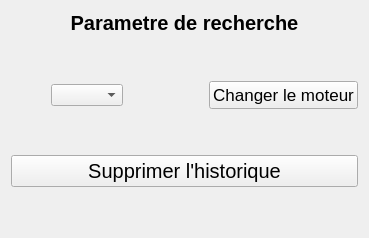
     <widget class="QWidget" name="recherche">
      <layout class="QVBoxLayout" name="verticalLayout_11">
       <item>
        <widget class="QLabel" name="LINDICTIONPARARECHERCHE">
         <property name="font">
          <font>
           <pointsize>15</pointsize>
           <bold>true</bold>
          </font>
         </property>
         <property name="text">
          <string>Parametre de recherche</string>
         </property>
         <property name="alignment">
          <set>Qt::AlignmentFlag::AlignCenter</set>
         </property>
        </widget>
       </item>
       <item>
        <spacer name="verticalSpacer_22">
         <property name="orientation">
          <enum>Qt::Orientation::Vertical</enum>
         </property>
         <property name="sizeHint" stdset="0">
          <size>
           <width>20</width>
           <height>40</height>
          </size>
         </property>
        </spacer>
       </item>
       <item>
        <layout class="QHBoxLayout" name="horizontalLayout_10">
         <item>
          <spacer name="horizontalSpacer_17">
           <property name="orientation">
            <enum>Qt::Orientation::Horizontal</enum>
           </property>
           <property name="sizeHint" stdset="0">
            <size>
             <width>40</width>
             <height>20</height>
            </size>
           </property>
          </spacer>
         </item>
         <item>
          <widget class="QComboBox" name="IDC_LISTEMOTEURERECHERCHE"/>
         </item>
         <item>
          <spacer name="horizontalSpacer_34">
           <property name="orientation">
            <enum>Qt::Orientation::Horizontal</enum>
           </property>
           <property name="sizeHint" stdset="0">
            <size>
             <width>40</width>
             <height>20</height>
            </size>
           </property>
          </spacer>
         </item>
         <item>
          <spacer name="horizontalSpacer_18">
           <property name="orientation">
            <enum>Qt::Orientation::Horizontal</enum>
           </property>
           <property name="sizeHint" stdset="0">
            <size>
             <width>40</width>
             <height>20</height>
            </size>
           </property>
          </spacer>
         </item>
         <item>
          <widget class="APushButton" name="IDC_VALIDERRECHERCHE">
           <property name="font">
            <font>
             <pointsize>13</pointsize>
            </font>
           </property>
           <property name="text">
            <string>Changer le moteur</string>
           </property>
          </widget>
         </item>
        </layout>
       </item>
       <item>
        <spacer name="verticalSpacer_43">
         <property name="orientation">
          <enum>Qt::Orientation::Vertical</enum>
         </property>
         <property name="sizeHint" stdset="0">
          <size>
           <width>20</width>
           <height>40</height>
          </size>
         </property>
        </spacer>
       </item>
       <item>
        <widget class="APushButton" name="IDC_SUPPRHIST">
         <property name="font">
          <font>
           <pointsize>15</pointsize>
          </font>
         </property>
         <property name="text">
          <string>Supprimer l'historique</string>
         </property>
        </widget>
       </item>
       <item>
        <spacer name="verticalSpacer_21">
         <property name="orientation">
          <enum>Qt::Orientation::Vertical</enum>
         </property>
         <property name="sizeHint" stdset="0">
          <size>
           <width>20</width>
           <height>40</height>
          </size>
         </property>
        </spacer>
       </item>
      </layout>
     </widget>
